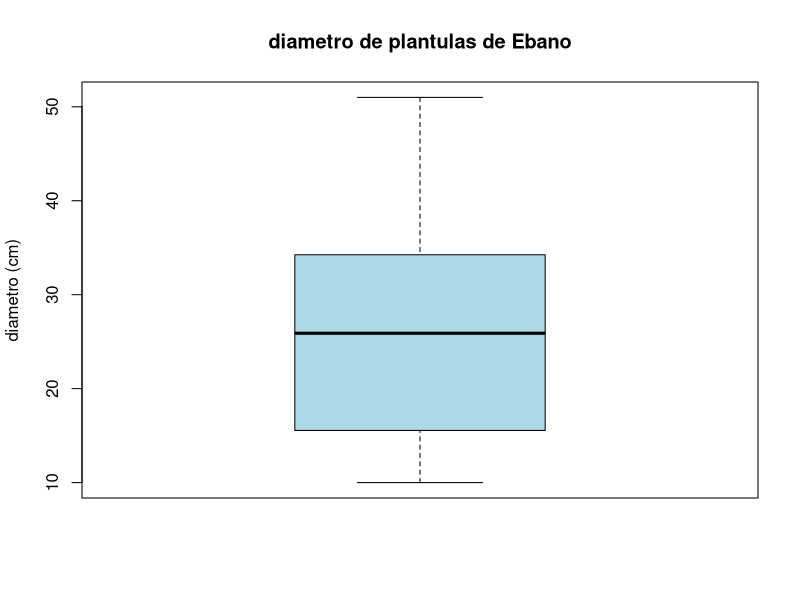
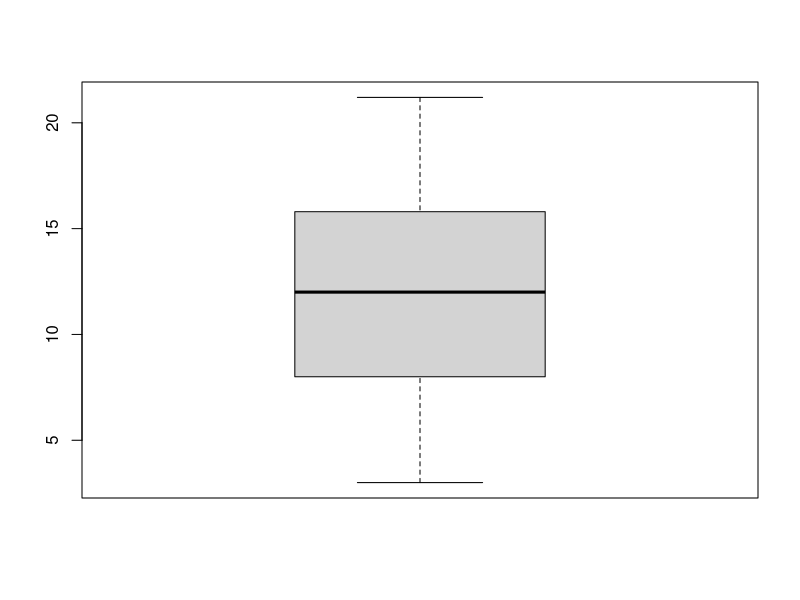
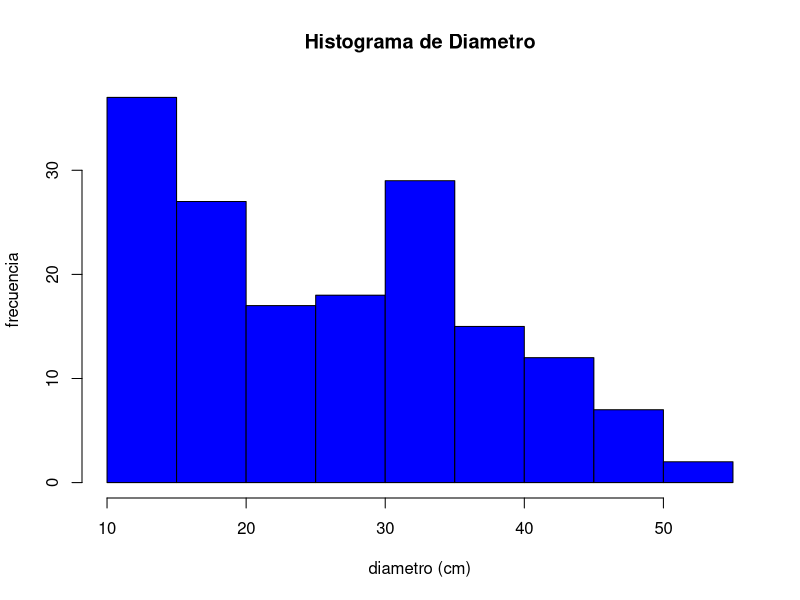

Write the R code that produced these figures, in order.
 # raul alejandro hernandez lunas
 # matricula: 1991262
 # 30.01.2020


# importar datos ----------------------------------------------------------

BD.ebanos <- read.csv("clases/ebanos.csv", header = TRUE)
head(BD.ebanos)
summary(BD.ebanos)

mean(BD.ebanos$diametro)
mean(BD.ebanos$altura)

sd(BD.ebanos$diametro)
sd(BD.ebanos$altura)


boxplot(BD.ebanos$diametro, ylab="diametro (cm)",
        col="lightblue",main= "diametro de plantulas de Ebano")
boxplot(BD.ebanos$altura)        

stem(BD.ebanos$diametro)
stem(BD.ebanos$altura)


hist(BD.ebanos$diametro, col="blue",
     xlab="diametro (cm)", ylab= "frecuencia",
     main="Histograma de Diametro")


# condicionantes ----------------------------------------------------------

# ¿cuantos individuos tienen un diam menor que la media?

sum(BD.ebanos$diametro < mean(BD.ebanos$diametro))
sum(BD.ebanos$diametro < 25.97)

# ¿cuantos individuos tiene un diam mayor que la media?

sum(BD.ebanos$diametro > mean(BD.ebanos$diametro))

sum(BD.ebanos$diametro > 30)

# ¿Existira una observacion igual a la medida?

sum(BD.ebanos$diametro == mean(BD.ebanos$diametro))

# subconjunto de datos subset
ebanos.30 <- subset(BD.ebanos,
                    BD.ebanos$diametro > 30)

